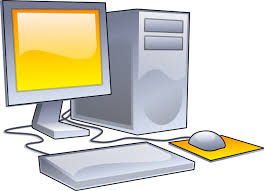
//> input picture Algoritmi/Image.jpeg, 264 x 191 px
$ ./Romeo_Otsu Image.jpeg   (built with g++ and OpenCV 4)
//> lines starting //> are read from the running program, lines starting //| are printed output that depends on the picture; after the words box and inside, x2 and y2 are one past the last pixel; in counts of white or black regions, pixels touching at a corner belong together
#include <opencv2/opencv.hpp>
#include <vector>

currVar = pow(mediaGlobale / prob - currMedGlob, 2) / (prob * (1 - prob));

using namespace cv;
using namespace std;

int main(int argc, char **argv) {

    // lettura immagine in scala di grigio
    Mat image = imread(argv[1], IMREAD_GRAYSCALE);
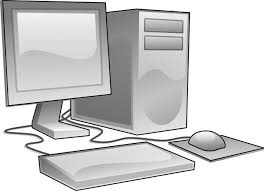
//> image: 191 rows x 264 cols, CV_8UC1; min 0, max 255, mean 207.8
    if(image.empty()) {
        cout <<  "Errore lettura immagine" << endl;
        return -1;
    }
    imshow("Immagine di input", image);
    waitKey(0);

    // applico un filtro gaussiano per lo smoothing (riduzione del rumore)
    GaussianBlur(image, image, Size(9, 9), 0, 0);
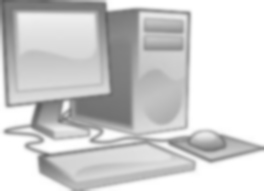
//> image: 191 rows x 264 cols, CV_8UC1; min 91, max 255, mean 207.7

    // calcolo l'istogramma dell'immagine analizzando pixel per pixel dell'immagine di input
    vector<float> istogramma(256, 0.0f);
    for (int i = 0; i < image.rows; i++) {
        for (int j = 0; j < image.cols; j++) {
            istogramma[image.at<uchar>(i, j)]++;
        }
    }
//> after the loop, istogramma = 256 values, max 14216 at index 255, min 0 at index 0, mean 197

    // normalizzo l'istogramma dividendo ogni valore per la grandezza dell'immagine (righe per colonne)
    for (int i = 0; i < istogramma.size(); i++) {
        istogramma[i] /= (image.rows * image.cols);
    }
//> after the loop, istogramma = 256 values, max 0.282 at index 255, min 0 at index 0, mean 0.00391

    float mediaGlobale = 0.0f, // media cumulativa dell'istogramma
          prob = 0.0f, // probabilità che un pixel sia di una certa intensità
          currMediaGlobale = 0.0f, // media cumulativa corrente
          currVar = 0.0f, // varianza intraclasse attuale
          maxVar = 0.0f; // massima varianza
    int sogliaOttimale; // output del metodo di Otsu

    // calcolo la media globale
    for (int i = 0; i < istogramma.size(); i++) {
        mediaGlobale += (i + 1) * istogramma[i];
    }
//> after the loop, mediaGlobale = 208.7

    // calcolo la varianza tra le classi per ogni possibile valore
    for (int i = 0; i < istogramma.size(); i++) {
        prob += istogramma[i]; // calcolo la probabilità che un pixel rientri nella regione
        currMediaGlobale += (i + 1) * istogramma[i]; // calcolo la media cumulativa
        currVar = pow(mediaGlobale * prob - currMediaGlobale, 2) / (prob * (1 - prob)); // calcolo la varianza corrente
        if (currVar > maxVar) { // aggiorno la soglia ottimale e la varianza massima se la varianza corrente è maggiore di quella massima trovata finora
            maxVar = currVar;
            sogliaOttimale = i;
        }
    }
//> this loop made 256 passes
//> (currVar, maxVar) on passes 92, 94, 95, 96, 97, 99, 100, 101, 102, 103, 104, 105: (1.08, 1.08), (2.13, 2.13), (3.15, 3.15), (4.16, 4.16), (5.15, 5.15), (6.1, 6.1), (7.04, 7.04), (7.73, 7.73), (9.76, 9.76), (11.98, 11.98), (15.25, 15.25), (19.95, 19.95)
//> currVar on passes 1 to 6: nan, nan, nan, nan, nan, nan
//> after the loop, prob = 1; currMediaGlobale = 208.7; maxVar = 1348.6; sogliaOttimale = 199

    // applico la soglia ottimale calcolata da Otsu e stampo l'output
    Mat output;
    threshold(image, output, sogliaOttimale, 255, THRESH_BINARY);
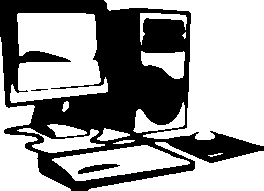
//> output: 191 rows x 264 cols, CV_8UC1; 61.1% white; 3 black regions, box (x1, y1, x2, y2) and area: (0, 0, 264, 191) 19379, (78, 164, 120, 174) 200, (31, 89, 48, 91) 22
    imshow("Immagine con soglia ottimale", output);
    waitKey(0);

    return 0;
}

$ run again, on Algoritmi/quadrato.jpeg
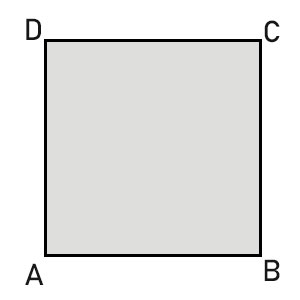
//> input picture Algoritmi/quadrato.jpeg, 300 x 300 px
//> `GaussianBlur(image, image, Size(9, 9), 0, 0);`:
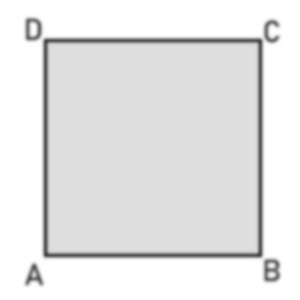
//> image: 300 rows x 300 cols, CV_8UC1; min 67, max 255, mean 229.7
//> after the loop `for (int i = 0; i < image.rows; i++)`: istogramma = 256 values, max 41630 at index 222, min 0 at index 0, mean 351.6
//> after the loop `for (int i = 0; i < istogramma.size(); i++)`: istogramma = 256 values, max 0.463 at index 222, min 0 at index 0, mean 0.00391
//> after the loop `for (int i = 0; i < istogramma.size(); i++)`: mediaGlobale = 230.7
//> the loop `for (int i = 0; i < istogramma.size(); i++)` made 256 passes
//> (currVar, maxVar) on passes 68, 75, 77, 78, 82, 86, 87, 88: (1.18, 1.18), (3.33, 3.33), (5.43, 5.43), (7.5, 7.5), (9.47, 9.47), (10.16, 10.16), (11.77, 11.77), (14.48, 14.48)
//> after the loop `for (int i = 0; i < istogramma.size(); i++)`: prob = 1; currMediaGlobale = 230.7; maxVar = 684.2; sogliaOttimale = 184
//> `threshold(image, output, sogliaOttimale, 255, THRESH_BINARY);`:
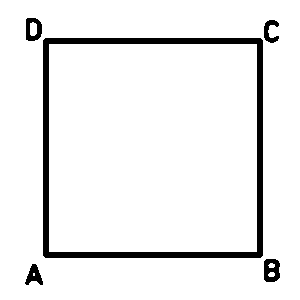
//> output: 300 rows x 300 cols, CV_8UC1; 93.3% white; 5 black regions, box (x1, y1, x2, y2) and area: (43, 38, 263, 258) 5124, (264, 259, 280, 282) 281, (26, 18, 42, 41) 241, (25, 264, 43, 285) 207, (264, 20, 279, 43) 184
